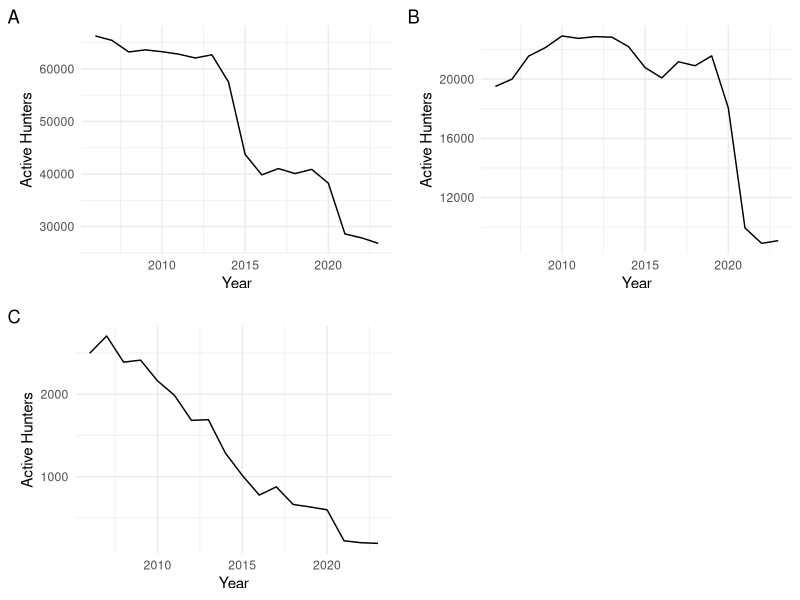
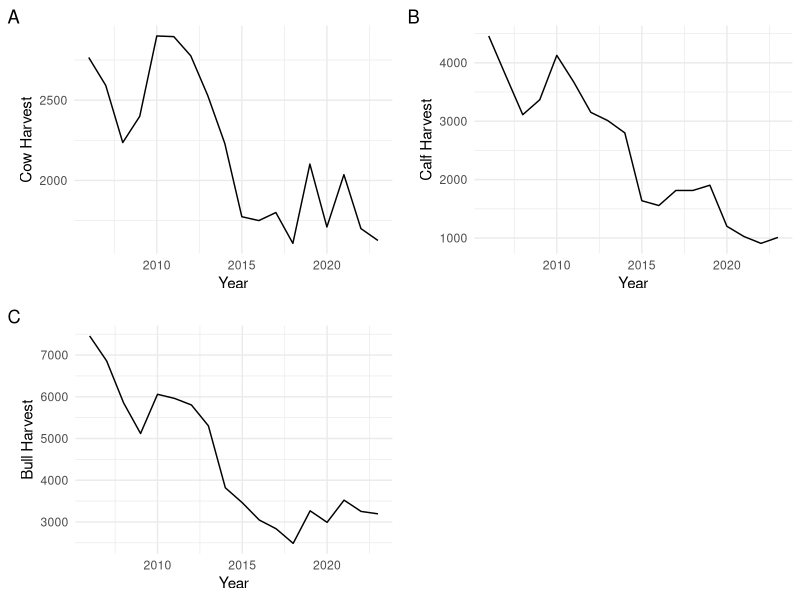
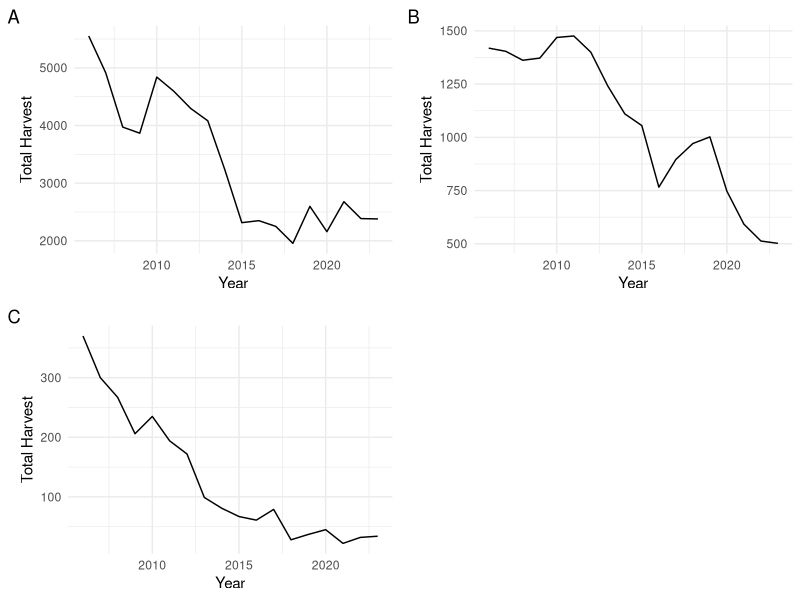
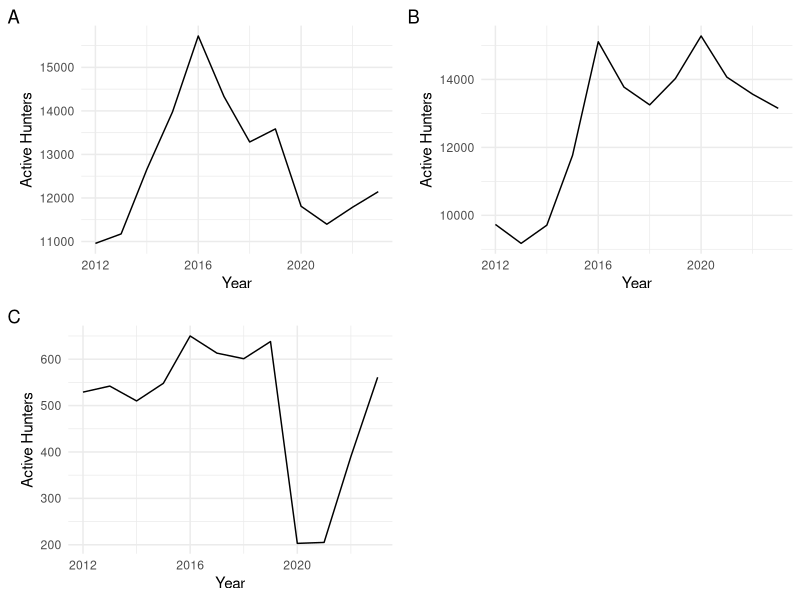
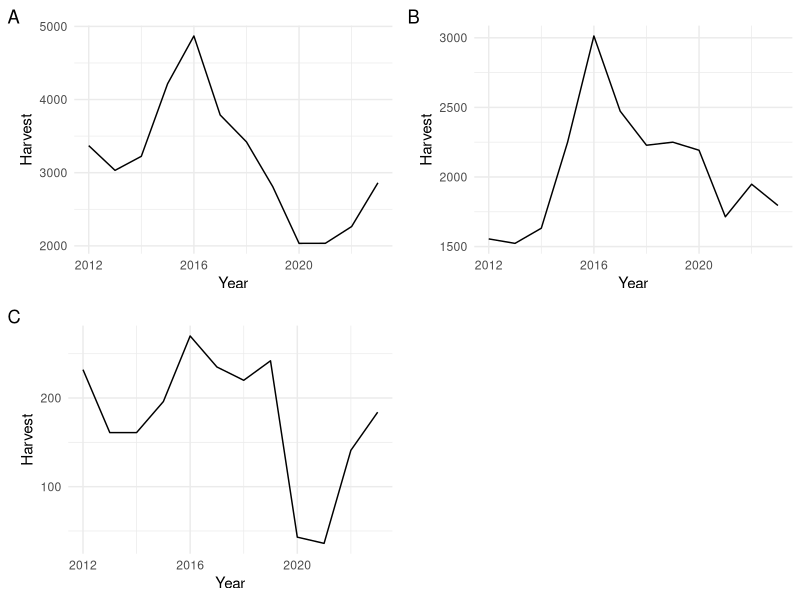
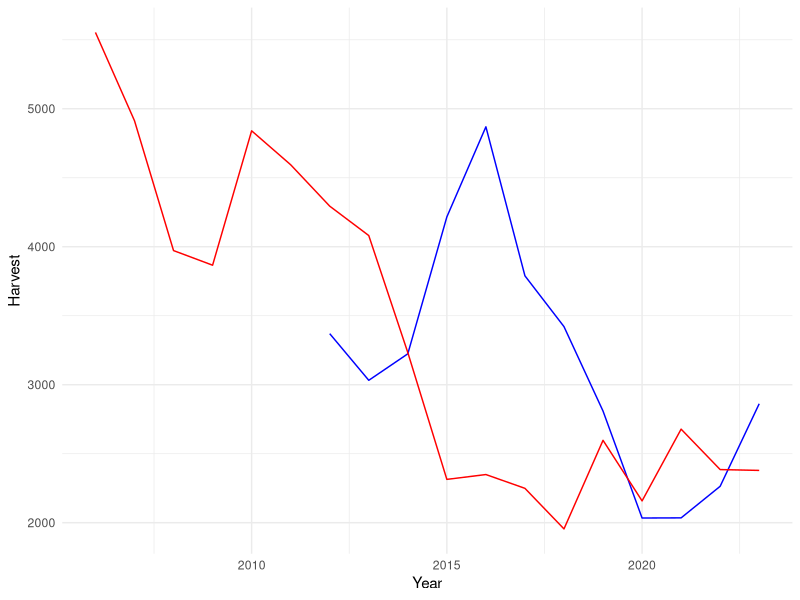
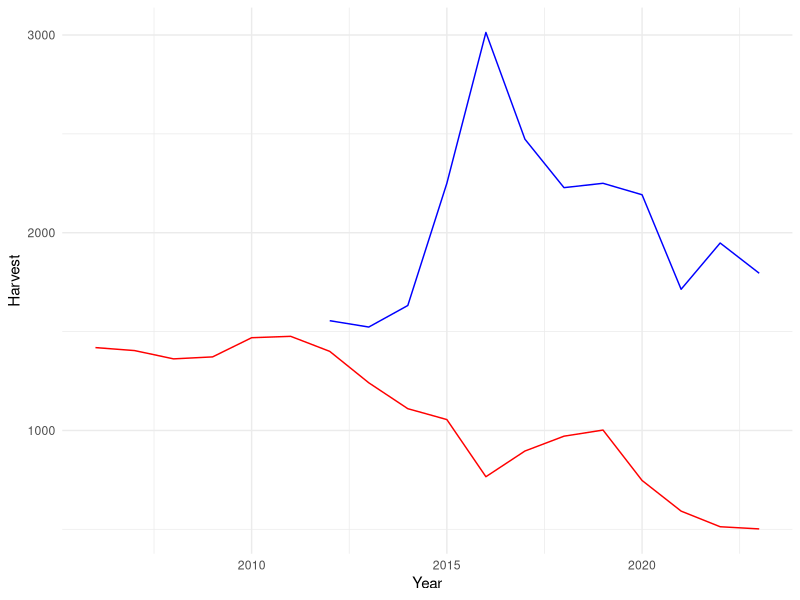
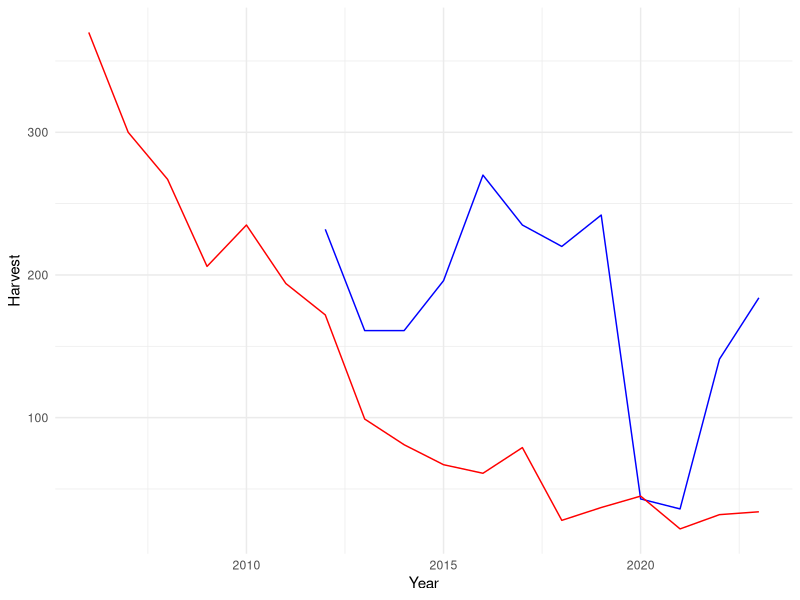

Write R code to recreate these figures, in order.
## ---- chunk 1
#| echo: false
#| include: false
#| warning: false
#| message: false

library(tidyverse)
library(ggplot2)
library(gridExtra)
## ---- chunk 2
#| echo: false
#| include: false
#| warning: false
#| message: false

#### Read in data ####
north_bear <-
  read_csv(
    file = "../data/analysis_data/north_data_bear.csv",
    show_col_types = FALSE
  )

se_bear <-
  read_csv(
    file = "../data/analysis_data/southeast_data_bear.csv",
    show_col_types = FALSE
  )

sw_bear <-
  read_csv(
    file = "../data/analysis_data/southwest_data_bear.csv",
    show_col_types = FALSE
  )

north_moose <-
  read_csv(
    file = "../data/analysis_data/north_data_moose.csv",
    show_col_types = FALSE
  )

se_moose <-
  read_csv(
    file = "../data/analysis_data/southeast_data_moose.csv",
    show_col_types = FALSE
  )

sw_moose <-
  read_csv(
    file = "../data/analysis_data/southwest_data_moose.csv",
    show_col_types = FALSE
  )

all_moose <-
  read_csv(
    file = "../data/analysis_data/all_data_moose.csv",
    show_col_types = FALSE
  )

types_moose <-
  read_csv(
    file = "../data/analysis_data/types_data_moose.csv",
    show_col_types = FALSE
  )

all_bear <-
  read_csv(
    file = "../data/analysis_data/all_data_bear.csv",
    show_col_types = FALSE
  )
## ---- chunk 3
#| echo: false
#| warning: false
#| label: fig-huntersmoose
#| fig-cap: "Number of active moose hunters between 2012 and 2023 in the northern (A), southeastern (B), and southwestern (C) region"

plot1 <- 
  ggplot() +
  geom_line(data = north_moose, aes(x = Year, y = `Active Hunters`),
            color = "black") +
  theme_minimal() +
  labs(tag = "A")

plot2 <-
  ggplot() +
  geom_line(data = se_moose, aes(x = Year, y = `Active Hunters`),
            color = "black") +
  theme_minimal() +
  labs(tag = "B")

plot3 <-
  ggplot() +
  geom_line(data = sw_moose, aes(x = Year, y = `Active Hunters`),
            color = "black") +
  theme_minimal() +
  labs(tag = "C")

grid.arrange(plot1, plot2, plot3, ncol = 2, nrow = 2)
## ---- chunk 4
#| echo: false
#| warning: false
#| label: fig-harvestmoosetypes
#| fig-cap: "Total number of cow, bull, and calf moose types harvested between 2012 and 2023"

plot1 <- 
  ggplot() +
  geom_line(data = types_moose, aes(x = Year, y = `Cow Harvest`),
            color = "black") +
  theme_minimal()+
  labs(tag = "A")

plot2 <-
  ggplot() +
  geom_line(data = types_moose, aes(x = Year, y = `Calf Harvest`),
            color = "black") +
  theme_minimal() +
  labs(tag = "B")

plot3 <-
  ggplot() +
  geom_line(data = types_moose, aes(x = Year, y = `Bull Harvest`),
            color = "black") +
  theme_minimal() +
  labs(tag = "C")

grid.arrange(plot1, plot2, plot3, ncol = 2, nrow = 2)
## ---- chunk 5
#| echo: false
#| warning: false
#| label: fig-harvestmoose
#| fig-cap: "Number of moose harvested between 2012 and 2023 in the northern (A), southeastern (B), and southwestern (C) region"

plot1 <- 
  ggplot() +
  geom_line(data = north_moose, aes(x = Year, y = `Total Harvest`),
            color = "black") +
  theme_minimal() +
  labs(tag = "A")

plot2 <-
  ggplot() +
  geom_line(data = se_moose, aes(x = Year, y = `Total Harvest`),
            color = "black") +
  theme_minimal() +
  labs(tag = "B")

plot3 <-
  ggplot() +
  geom_line(data = sw_moose, aes(x = Year, y = `Total Harvest`),
            color = "black") +
  theme_minimal() +
  labs(tag = "C")

grid.arrange(plot1, plot2, plot3, ncol = 2, nrow = 2)
## ---- chunk 6
#| echo: false
#| warning: false
#| label: fig-huntersbear
#| fig-cap: "Number of active black bear hunters between 2012 and 2023 in the northern (A), southeastern (B), and southwestern (C) region"

plot1 <- 
  ggplot() +
  geom_line(data = north_bear, aes(x = Year, y = `Active Hunters`),
            color = "black") +
  theme_minimal() +
  labs(tag = "A")

plot2 <-
  ggplot() +
  geom_line(data = se_bear, aes(x = Year, y = `Active Hunters`),
            color = "black") +
  theme_minimal() +
  labs(tag = "B")

plot3 <-
  ggplot() +
  geom_line(data = sw_bear, aes(x = Year, y = `Active Hunters`),
            color = "black") +
  theme_minimal() +
  labs(tag = "C")

grid.arrange(plot1, plot2, plot3, ncol = 2, nrow = 2)
## ---- chunk 7
#| echo: false
#| warning: false
#| label: fig-harvestbear
#| fig-cap: "Number of bears harvested between 2012 and 2023 in the northern (A), southeastern (B), and southwestern (C) region"

plot1 <- 
  ggplot() +
  geom_line(data = north_bear, aes(x = Year, y = Harvest),
            color = "black") +
  theme_minimal() +
  labs(tag = "A")

plot2 <-
  ggplot() +
  geom_line(data = se_bear, aes(x = Year, y = Harvest),
            color = "black") +
  theme_minimal() +
  labs(tag = "B")

plot3 <-
  ggplot() +
  geom_line(data = sw_bear, aes(x = Year, y = Harvest),
            color = "black") +
  theme_minimal() +
  labs(tag = "C")

grid.arrange(plot1, plot2, plot3, ncol = 2, nrow = 2)
## ---- chunk 8
#| echo: false
#| warning: false
#| label: fig-north
#| fig-cap: "Northern harvest numbers for moose and bears between 2006 and 2023"

#create line graph 
ggplot() +
  geom_line(data = north_bear, aes(x = Year, y = Harvest), color = "blue") + 
  geom_line(data = north_moose, aes(x = Year, y = `Total Harvest`),
            color = "red") +
  theme_minimal()

## ---- chunk 9
#| echo: false
#| warning: false
#| label: fig-southeast
#| fig-cap: "Southeastern harvest numbers for moose and bears between 2006 and 2023"

#create line graph 
ggplot() +
  geom_line(data = se_bear, aes(x = Year, y = Harvest), color = "blue") + 
  geom_line(data = se_moose, aes(x = Year, y = `Total Harvest`),
            color = "red") +
  theme_minimal() 

## ---- chunk 10
#| echo: false
#| warning: false
#| label: fig-southwest
#| fig-cap: "Southwestern harvest numbers for moose and bears between 2006 and 2023"

#create line graph 
ggplot() +
  geom_line(data = sw_bear, aes(x = Year, y = Harvest), color = "blue") + 
  geom_line(data = sw_moose, aes(x = Year, y = `Total Harvest`),
            color = "red") +
  theme_minimal()

## ---- chunk 11
#| echo: false
#| warning: false
#| label: fig-bearharvest
#| fig-cap: "Bear harvest numbers for the northern, southeastern and southwestern regions from 2012-2023"

#create line graph 
ggplot() +
  geom_line(data = sw_bear, aes(x = Year, y = Harvest), color = "blue") + 
  geom_line(data = se_bear, aes(x = Year, y = Harvest), color = "red") +
  geom_line(data = north_bear, aes(x = Year, y = Harvest), color = "green") +
  theme_minimal()
## ---- chunk 12
#| echo: false
#| warning: false
#| label: fig-mooseharvest
#| fig-cap: "Moose harvest numbers for the northern, southeastern and southwestern regions from 2006-2023"

#create line graph 
ggplot() +
  geom_line(data = sw_moose, aes(x = Year, y = `Total Harvest`),
            color = "blue") + 
  geom_line(data = se_moose, aes(x = Year, y = `Total Harvest`),
            color = "red") +
  geom_line(data = north_moose, aes(x = Year, y = `Total Harvest`),
            color = "green") +
  theme_minimal()
## ---- chunk 13
#| echo: false
#| warning: false
#| label: fig-swhunters
#| fig-cap: "Number of active bear and moose hunters in the southwest region from 2006-2023"

#create line graph 
ggplot() +
  geom_line(data = sw_bear, aes(x = Year, y = `Active Hunters`),
            color = "blue") +
  geom_line(data = sw_moose, aes(x = Year, y = `Active Hunters`),
            color = "red") +
  theme_minimal()

## ---- chunk 14
#| echo: false
#| warning: false
#| label: fig-sehunters
#| fig-cap: "Number of active bear and moose hunters in the southeast region from 2006-2012"

#create line graph 
ggplot() +
  geom_line(data = se_bear, aes(x = Year, y = `Active Hunters`),
            color = "blue") +
  geom_line(data = se_moose, aes(x = Year, y = `Active Hunters`),
            color = "red") +
  theme_minimal()

## ---- chunk 15
#| echo: false
#| warning: false
#| label: fig-northhunters
#| fig-cap: "Number of active bear and moose hunters in the northern region from 2006-2023"

#create line graph 
ggplot() +
  geom_line(data = north_bear, aes(x = Year, y = `Active Hunters`),
            color = "blue") +
  geom_line(data = north_moose, aes(x = Year, y = `Active Hunters`),
            color = "red") +
  theme_minimal()

## ---- chunk 16
#| echo: false
#| warning: false
#| label: fig-harvesthuntermoose
#| fig-cap: "Number of active moose hunters plotted against total moose harvests from 2006-2023 in the northern (A), southeastern (B), and southwestern (C) region"

plot1 <- 
  ggplot() +
  geom_line(data = north_moose, aes(x = `Active Hunters`, y = `Total Harvest`),
            color = "red") +
  theme_minimal() +
  theme(axis.text.x = element_text(angle = 70)) +
  labs(tag = "A")

plot2 <-
  ggplot() +
  geom_line(data = se_moose, aes(x = `Active Hunters`, y = `Total Harvest`),
            color = "red") +
  theme_minimal() +
  theme(axis.text.x = element_text(angle = 70)) +
  labs(tag = "B")

plot3 <-
  ggplot() +
  geom_line(data = sw_moose, aes(x = `Active Hunters`, y = `Total Harvest`),
            color = "red") +
  theme_minimal() +
  theme(axis.text.x = element_text(angle = 70)) +
  labs(tag = "C")

grid.arrange(plot1, plot2, plot3, ncol = 2, nrow = 2)
## ---- chunk 17
#| echo: false
#| warning: false
#| label: fig-harvesthuntersbear
#| fig-cap: "Number of active bear hunters plotted against total bear harvests from 2012-2023 in the northern (A), southeastern (B), and southwestern (C) region"

plot1 <- 
  ggplot() +
  geom_line(data = north_bear, aes(x = `Active Hunters`, y = Harvest),
            color = "blue") +
  theme_minimal()+
  theme(axis.text.x = element_text(angle = 70)) +
  labs(tag = "A")

plot2 <-
  ggplot() +
  geom_line(data = se_bear, aes(x = `Active Hunters`, y = Harvest),
            color = "blue") +
  theme_minimal() +
  theme(axis.text.x = element_text(angle = 70)) +
  labs(tag = "B")

plot3 <-
  ggplot() +
  geom_line(data = sw_bear, aes(x = `Active Hunters`, y = Harvest),
            color = "blue") +
  theme_minimal() +
  theme(axis.text.x = element_text(angle = 70)) +
  labs(tag = "C")

grid.arrange(plot1, plot2, plot3, ncol = 2, nrow = 2)
## ---- chunk 18
#| echo: false
#| warning: false
#| label: fig-moose
#| fig-cap: "Number of moose harvested in each WMU from 2006-2023"

#create line graph 
ggplot(all_moose, aes(x = `Active Hunters`, y = `Total Harvest`, color = WMU)) +
scale_color_distiller(palette = "RdPu") +
geom_point(show.legend = TRUE) +
theme_minimal()
## ---- chunk 19
#| echo: false
#| warning: false
#| label: fig-bear
#| fig-cap: "Number of bear harvested in each WMU from 2012-2023"

#create line graph 
ggplot(all_bear, aes(x = `Active Hunters`, y = Harvest, color = WMU)) +
geom_point(show.legend = TRUE) +
scale_color_distiller(palette = "YlGnBu") +
theme_minimal()
